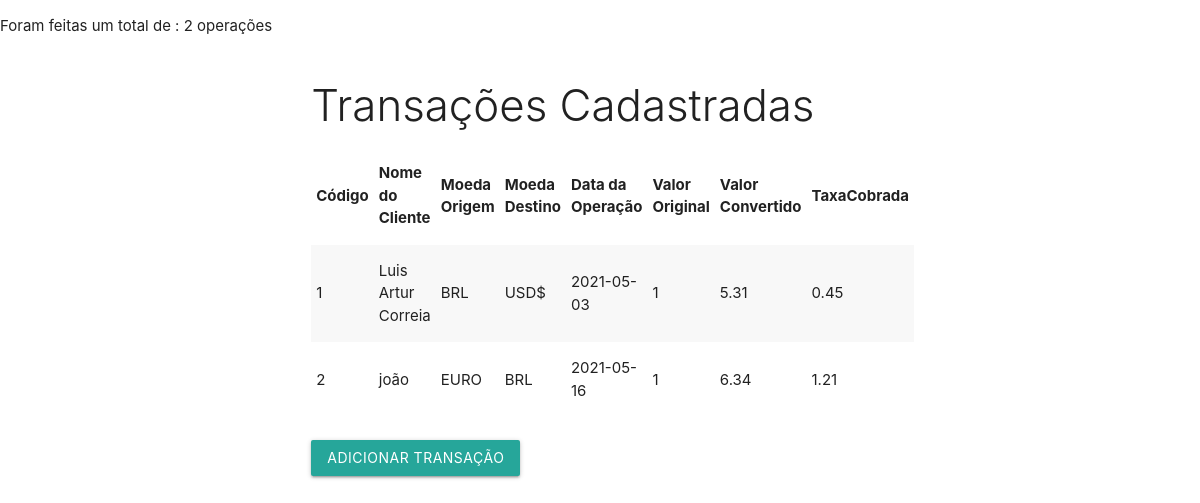
Before: / with the older database file.
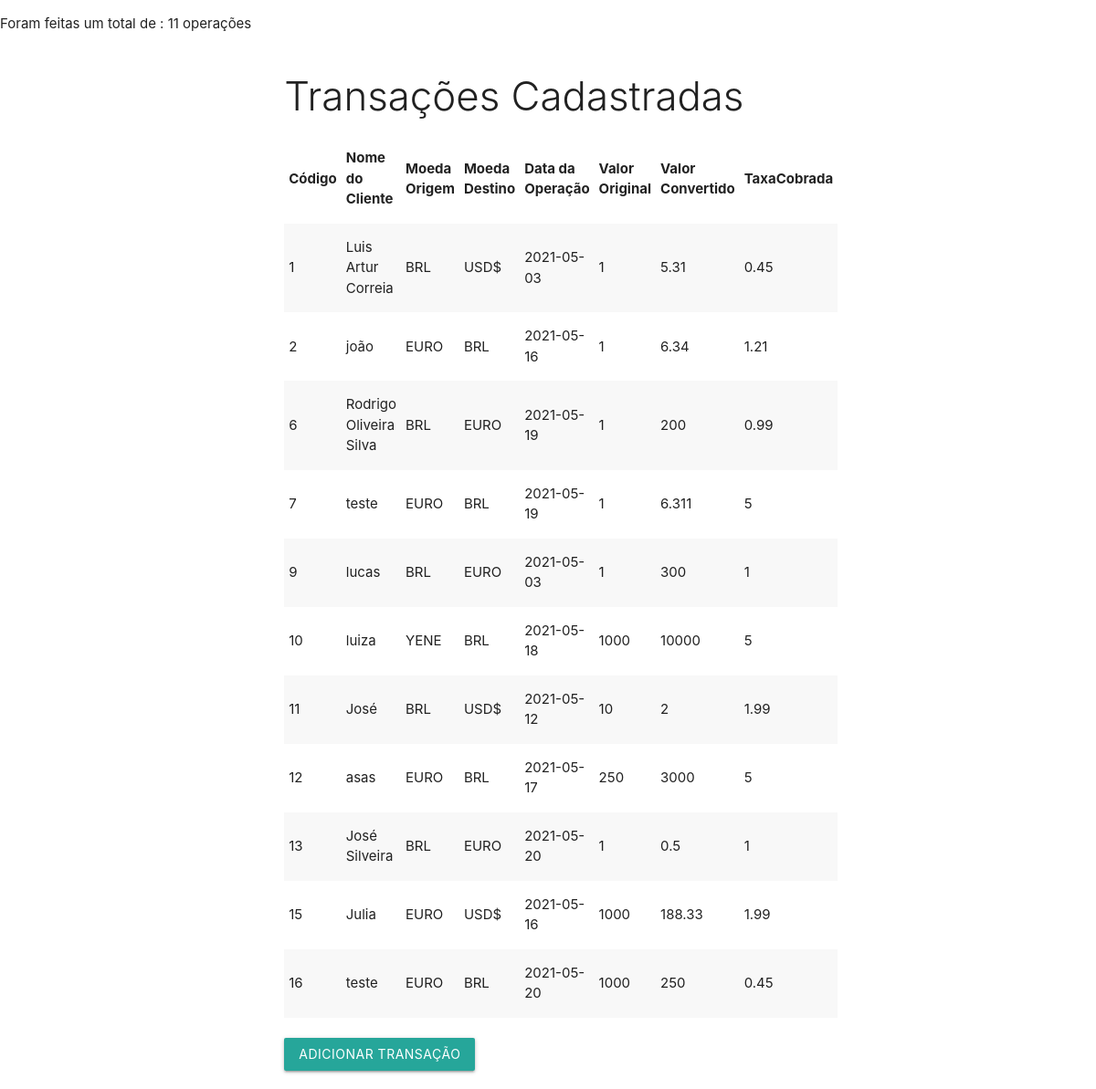
After: the same page with the newer database file.
### tables this page shows
CREATE TABLE `transacoes` (
  `idTransacao` int(6) NOT NULL,
  `nomeClie` varchar(255) DEFAULT NULL,
  `moedaOriginal` varchar(255) DEFAULT NULL,
  `moedaDestino` varchar(255) DEFAULT NULL,
  `dataOperacao` date DEFAULT NULL,
  `valorOriginal` double DEFAULT NULL,
  `valorConvertido` double DEFAULT NULL,
  `taxaCobrada` double DEFAULT NULL
);

### index.php (the view, shortened to what this page needs)
<?php
include_once 'php_action/db_connect.php';
include_once 'includes/header.php';
?>
<?php
include_once 'contaTotalOperacoes.php';
include_once 'somaTaxas.php';
?>
<div class="row">
    <div class="col s12 m6 push-m3">
        <h3 class="light">Transações Cadastradas</h3>
        <table class="striped" id="ordenar">
            <thead style="text-align:center">
                <tr>
                   <th data-field="idTransacao">Código</th>
                   <th  data-field="nomeClie">Nome do Cliente</th>
                   <th  data-field="moedaOriginal">Moeda Origem</th>
                   <th  data-field="moedaDestino">Moeda Destino</th>
                   <th  data-field="dataOperacao">Data da Operação</th>
                   <th  data-field="valorOriginal">Valor Original</th>
                   <th  data-field="valorConvertido">Valor Convertido</th>
                   <th  data-field="taxCobrada">TaxaCobrada</th>
                 </tr>
            </thead>
            <tbody>
            <?php
            $sql = "SELECT * FROM transacoes";
            $resultado = mysqli_query($connect, $sql);
            while ($dados = mysqli_fetch_array($resultado)):
            ?>
                <tr>
                <td><?php echo $dados['idTransacao']; ?></td>
                    <td><?php echo $dados['nomeClie']; ?></td>
                    <td><?php echo $dados['moedaOriginal']; ?></td>
                    <td><?php echo $dados['moedaDestino']; ?></td>
                    <td><?php echo $dados['dataOperacao']; ?></td>
                    <td><?php echo $dados['valorOriginal']; ?></td>
                    <td><?php echo $dados['valorConvertido']; ?></td>
                    <td><?php echo $dados['taxaCobrada']; ?></td>
                </tr>
            <?php endwhile; ?>
            </tbody>
        </table>
        <br>
        <a href="adicionar.php" class="btn">Adicionar Transação</a>
    </div>
</div>
<?php
include_once 'includes/footer.php';
?>

### includes/header.php (shortened to what this page needs)
<!DOCTYPE html>
  <html>
    <head>
      <link rel="stylesheet" href="https://cdnjs.cloudflare.com/ajax/libs/materialize/1.0.0/css/materialize.min.css">
    </head>
    <body>

### contaTotalOperacoes.php
<?php
include_once 'php_action/db_connect.php';
include_once 'includes/header.php';
$query = "SELECT idTransacao FROM transacoes ORDER BY idTransacao";
$result = mysqli_query($connect, $query);
$row = mysqli_num_rows($result);
echo '<p style="text-align: cneter;"> Foram feitas um total de : '.$row.' operações</p>';

### includes/footer.php (shortened to what this page needs)
  </body>
</html>

Changed rows visible on the page:
added transacoes: idTransacao "6", nomeClie "Rodrigo Oliveira Silva", moedaOriginal "BRL", moedaDestino "EURO", dataOperacao "2021-05-19", valorOriginal "1", valorConvertido "200", taxaCobrada "0.99"
added transacoes: idTransacao "7", nomeClie "teste", moedaOriginal "EURO", moedaDestino "BRL", dataOperacao "2021-05-19", valorOriginal "1", valorConvertido "6.311", taxaCobrada "5"
added transacoes: idTransacao "9", nomeClie "lucas", moedaOriginal "BRL", moedaDestino "EURO", dataOperacao "2021-05-03", valorOriginal "1", valorConvertido "300", taxaCobrada "1"
added transacoes: idTransacao "10", nomeClie "luiza", moedaOriginal "YENE", moedaDestino "BRL", dataOperacao "2021-05-18", valorOriginal "1000", valorConvertido "10000", taxaCobrada "5"
added transacoes: idTransacao "11", nomeClie "José", moedaOriginal "BRL", moedaDestino "USD$", dataOperacao "2021-05-12", valorOriginal "10", valorConvertido "2", taxaCobrada "1.99"
added transacoes: idTransacao "12", nomeClie "asas", moedaOriginal "EURO", moedaDestino "BRL", dataOperacao "2021-05-17", valorOriginal "250", valorConvertido "3000", taxaCobrada "5"
added transacoes: idTransacao "13", nomeClie "José Silveira", moedaOriginal "BRL", moedaDestino "EURO", dataOperacao "2021-05-20", valorOriginal "1", valorConvertido "0.5", taxaCobrada "1"
added transacoes: idTransacao "15", nomeClie "Julia", moedaOriginal "EURO", moedaDestino "USD$", dataOperacao "2021-05-16", valorOriginal "1000", valorConvertido "188.33", taxaCobrada "1.99"
added transacoes: idTransacao "16", nomeClie "teste", moedaOriginal "EURO", moedaDestino "BRL", dataOperacao "2021-05-20", valorOriginal "1000", valorConvertido "250", taxaCobrada "0.45"
Other visible differences:
$row: "2" → "11"
